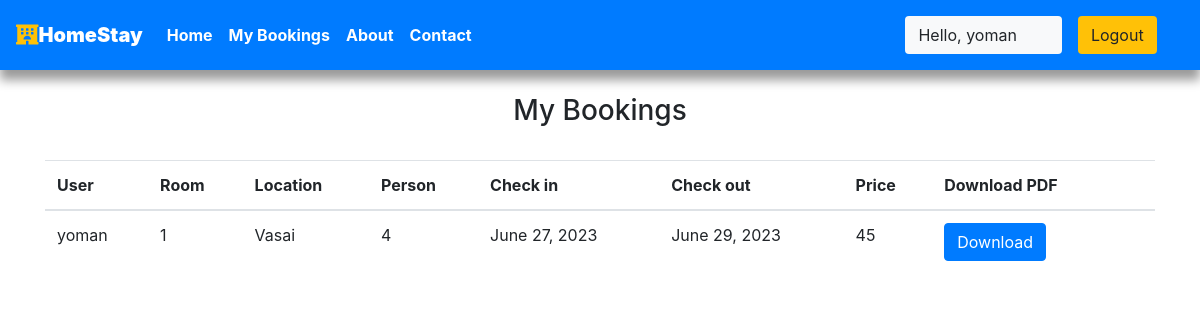
Page /user/bookings (signed in) on the committed database.
### krishna/models.py (models this page shows, shortened)
class Reservation(models.Model):
    check_in = models.DateField(auto_now =False)
    check_out = models.DateField()
    room = models.ForeignKey(Rooms, on_delete = models.CASCADE)
    guest = models.ForeignKey(User, on_delete= models.CASCADE)
    booking_id = models.CharField(max_length=100,default="null")

class Rooms(models.Model):
    ROOM_STATUS = (
    ("1", "available"),
    ("2", "not available"),
    )
    capacity = models.IntegerField()
    price = models.IntegerField()
    hotel = models.ForeignKey(Hotels, on_delete = models.CASCADE,related_name = 'rooms')
    status = models.CharField(choices =ROOM_STATUS,max_length = 15)
    roomnumber = models.IntegerField()

class Hotels(models.Model):
    name = models.CharField(max_length=30,default="krishna")
    owner = models.CharField(max_length=20)
    location = models.CharField(max_length=50)
    state = models.CharField(max_length=50,default="maharashtra")
    country = models.CharField(max_length=50,default="india")

### krishna/views.py (the view)
# urls.py: path('user/bookings', views.user_bookings,name="dashboard"),
@login_required(login_url='/user')
def user_bookings(request):
    if request.user.is_authenticated == False:
        return redirect('userloginpage')
    user = User.objects.all().get(id=request.user.id)
    print(f"request user id ={request.user.id}")
    bookings = Reservation.objects.all().filter(guest=user)
    if not bookings:
        messages.warning(request,"No Bookings Found")
    return HttpResponse(render(request,'user/mybookings.html',{'bookings':bookings}))

### templates/user/mybookings.html
{% extends 'basic.html' %} {% block title %}Dashboard {% endblock title %} {% block body %}
{% load app_tags %}
<div class="container-sm">
    <h3 class="text-center text-center py-4">My Bookings </h3>
</div>
<div class="container container-sm">
<table class="table">
    <thead class="px-3">
        <th>User</th>
        <th>Room</th>
        <th>Location</th>
        <th>Person</th>
        <th>Check in</th>
        <th>Check out</th>
        <th>Price</th>
        <th>Download PDF<th>
    </thead>
    {% for each_booking in bookings %}
    <tr>
        <td>{{each_booking.guest.username}}</td>
        <td>{{each_booking.room.roomnumber}}</td>
        <td>{{each_booking.room.hotel.location}}</td>
        <td>{{each_booking.room.capacity}}</td>
        <td>{{each_booking.check_in}}</td>
        <td>{{each_booking.check_out}}</td>
        <td>{{each_booking.room.price}}</td>
        <td>
            <form action="">
                <a href="{% url 'pdfdisplay' %}" target="_blank" type = 'submit' class="btn btn-primary">Download</a>
            </form>
        <td>
    </tr>
    {% endfor %}
</table>
</div>
{% endblock body %}

### templates/basic.html (shortened to what this page needs)
{% load static %}
<!DOCTYPE html>
<!DOCTYPE html>
<html lang="en">
<head>
    <link rel="stylesheet" href="https://use.fontawesome.com/releases/v5.7.0/css/all.css">
    <link rel="stylesheet" href="{% static 'bootstrap\bootstrap.css' %}">
    <link rel="stylesheet" href="https://maxcdn.bootstrapcdn.com/bootstrap/4.5.0/css/bootstrap.min.css" >
</head>
<body style="dbackground-image: url('https://source.unsplash.com/random');height: 100%;">
    <div class="container-fluid px-0" >
        <nav class="navbar navbar-expand-lg navbar-dark bg-primary font-weight-bold" >
            <a class="navbar-brand text-bold bg-black " href="/"><i class="fas fa-hotel text-warning"></i><b>HomeStay</b></a>
            <div class="collapse navbar-collapse " id="navbarSupportedContent">
                <ul class="navbar-nav mr-auto ">
                    <li class="nav-item active">
                        <a class="nav-link text-bold " href="/home"> Home</a>
                    </li>
                    {% if user.is_staff %}
                    <li class="nav-item active">
                        <a class="nav-link text-bold" href="/staff/panel">Dashboard </a>
                    </li>
                    {% elif user.is_staff == False and user.is_authenticated %}
                    <li class="nav-item active">
                            <a class="nav-link text-bold" href="/user/bookings">My Bookings </a>
                        </li>
                    {% endif %}
                    <li class="nav-item active">
                        <a class="nav-link text-bold" href="/about">About</a>
                    </li>
                    <li class="nav-item active">
                        <a class="nav-link text-bold" href="/contact">Contact</a>
                    </li>
                </ul>
                {% if user.is_authenticated %}
                      <button class="btn btn-group bg-light" data-toggle="modal" data-target="#forlogin">
                       Hello, {{request.user}}
                       <a href="/logout" class="nav-link">
                    <button class="btn btn-group bg-warning" data-toggle="modal" data-target="#forlogin">
                        Logout
                    </button></a>&nbsp; &nbsp;
                    </button>
                {% endif %}
            </div>
        </nav>
    </div>
    {% block body %}
    {% endblock body %}
</body>
</html>

### templates/basic.html (style rules this page uses)
a { text-decoration: none; }
nav { position: fixed; top: 0; z-index: 100; box-shadow: 0 10px 10px rgba(0, 0, 0, 0.4); }

### rows in the picture
Reservation: guest.username "yoman", room.roomnumber "1", room.hotel.location "Vasai", room.capacity "4", check_in "June 27, 2023", check_out "June 29, 2023", room.price "45"

### other values in the picture
{{ request.user }} "yoman"
